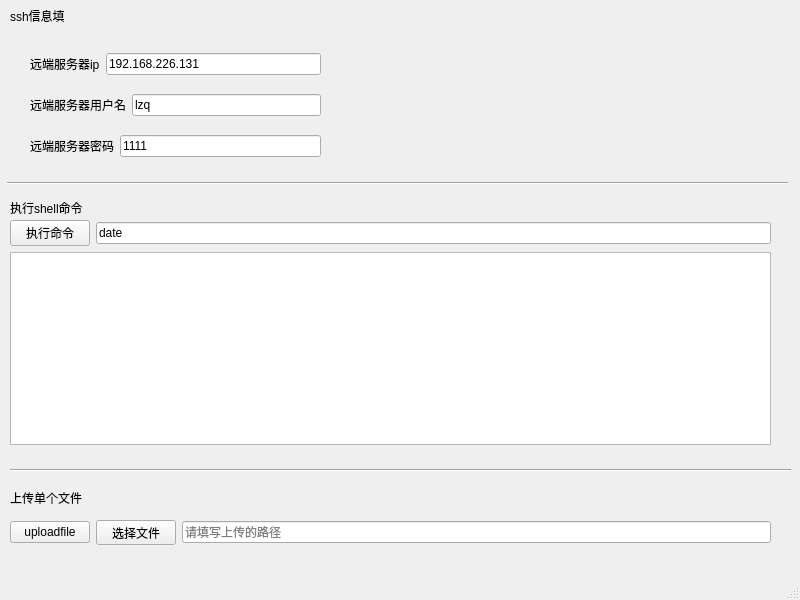
<?xml version="1.0" encoding="UTF-8"?>
<ui version="4.0">
 <class>MainWindow</class>
 <widget class="QMainWindow" name="MainWindow">
  <property name="geometry">
   <rect>
    <x>0</x>
    <y>0</y>
    <width>800</width>
    <height>600</height>
   </rect>
  </property>
  <property name="windowTitle">
   <string>MainWindow</string>
  </property>
  <widget class="QWidget" name="centralwidget">
   <widget class="Line" name="line">
    <property name="geometry">
     <rect>
      <x>7</x>
      <y>173</y>
      <width>781</width>
      <height>20</height>
     </rect>
    </property>
    <property name="orientation">
     <enum>Qt::Horizontal</enum>
    </property>
   </widget>
   <widget class="Line" name="line_2">
    <property name="geometry">
     <rect>
      <x>10</x>
      <y>460</y>
      <width>781</width>
      <height>20</height>
     </rect>
    </property>
    <property name="orientation">
     <enum>Qt::Horizontal</enum>
    </property>
   </widget>
   <widget class="QLabel" name="label_2">
    <property name="geometry">
     <rect>
      <x>10</x>
      <y>10</y>
      <width>54</width>
      <height>12</height>
     </rect>
    </property>
    <property name="text">
     <string>ssh信息填写</string>
    </property>
   </widget>
   <widget class="QLabel" name="label_5">
    <property name="geometry">
     <rect>
      <x>10</x>
      <y>200</y>
      <width>81</width>
      <height>16</height>
     </rect>
    </property>
    <property name="text">
     <string>执行shell命令</string>
    </property>
   </widget>
   <widget class="QLabel" name="label_6">
    <property name="geometry">
     <rect>
      <x>10</x>
      <y>490</y>
      <width>81</width>
      <height>16</height>
     </rect>
    </property>
    <property name="text">
     <string>上传单个文件</string>
    </property>
   </widget>
   <widget class="QWidget" name="layoutWidget">
    <property name="geometry">
     <rect>
      <x>30</x>
      <y>40</y>
      <width>291</width>
      <height>131</height>
     </rect>
    </property>
    <layout class="QVBoxLayout" name="verticalLayout">
     <item>
      <layout class="QHBoxLayout" name="horizontalLayout">
       <item>
        <widget class="QLabel" name="label">
         <property name="text">
          <string>远端服务器ip</string>
         </property>
        </widget>
       </item>
       <item>
        <widget class="QLineEdit" name="edt_ip">
         <property name="text">
          <string>192.168.226.131</string>
         </property>
        </widget>
       </item>
      </layout>
     </item>
     <item>
      <layout class="QHBoxLayout" name="horizontalLayout_3">
       <item>
        <widget class="QLabel" name="label_3">
         <property name="text">
          <string>远端服务器用户名</string>
         </property>
        </widget>
       </item>
       <item>
        <widget class="QLineEdit" name="edt_username">
         <property name="text">
          <string>lzq</string>
         </property>
        </widget>
       </item>
      </layout>
     </item>
     <item>
      <layout class="QHBoxLayout" name="horizontalLayout_4">
       <item>
        <widget class="QLabel" name="label_4">
         <property name="text">
          <string>远端服务器密码</string>
         </property>
        </widget>
       </item>
       <item>
        <widget class="QLineEdit" name="edt_passwd">
         <property name="text">
          <string>1111</string>
         </property>
        </widget>
       </item>
      </layout>
     </item>
    </layout>
   </widget>
   <widget class="QWidget" name="layoutWidget">
    <property name="geometry">
     <rect>
      <x>10</x>
      <y>220</y>
      <width>761</width>
      <height>225</height>
     </rect>
    </property>
    <layout class="QVBoxLayout" name="verticalLayout_2">
     <item>
      <layout class="QHBoxLayout" name="horizontalLayout_2">
       <item>
        <widget class="QPushButton" name="btn_execshell">
         <property name="text">
          <string>执行命令</string>
         </property>
        </widget>
       </item>
       <item>
        <widget class="QLineEdit" name="edt_command">
         <property name="text">
          <string>date</string>
         </property>
         <property name="placeholderText">
          <string>请填写shell终端命令</string>
         </property>
        </widget>
       </item>
      </layout>
     </item>
     <item>
      <widget class="QTextEdit" name="textEdit"/>
     </item>
    </layout>
   </widget>
   <widget class="QWidget" name="layoutWidget">
    <property name="geometry">
     <rect>
      <x>10</x>
      <y>520</y>
      <width>761</width>
      <height>25</height>
     </rect>
    </property>
    <layout class="QHBoxLayout" name="horizontalLayout_5">
     <item>
      <widget class="QPushButton" name="btn_uploadfile">
       <property name="text">
        <string>uploadfile</string>
       </property>
      </widget>
     </item>
     <item>
      <widget class="QPushButton" name="btn_opendir">
       <property name="text">
        <string>选择文件</string>
       </property>
      </widget>
     </item>
     <item>
      <widget class="QLineEdit" name="edt_serverfile">
       <property name="placeholderText">
        <string>请填写上传的路径</string>
       </property>
      </widget>
     </item>
    </layout>
   </widget>
  </widget>
  <widget class="QMenuBar" name="menubar">
   <property name="geometry">
    <rect>
     <x>0</x>
     <y>0</y>
     <width>800</width>
     <height>23</height>
    </rect>
   </property>
  </widget>
  <widget class="QStatusBar" name="statusbar"/>
 </widget>
 <resources/>
 <connections/>
</ui>
